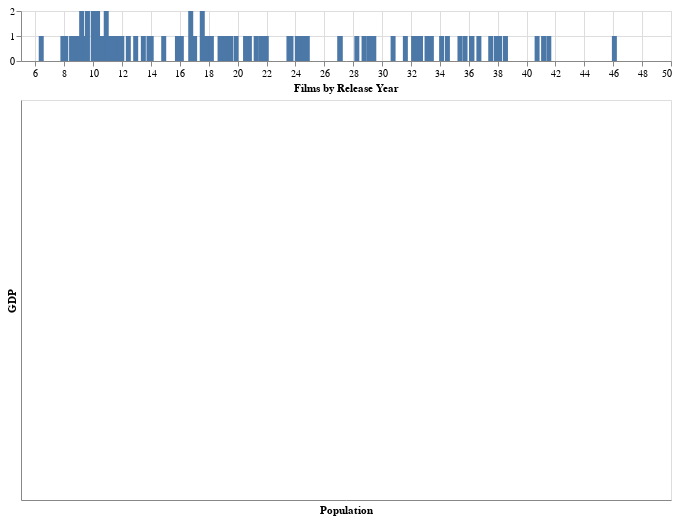

This figure's notebook cell:
### Code cell
brush = alt.selection_interval(
    encodings=['x'] # limit selection to x-axis (year) values
)

# dynamic query histogram
birth_rate = alt.Chart(data).mark_bar().add_params(
    brush
).encode(
    alt.X('Birth Rate:Q', title='Films by Release Year'),
    alt.Y('count():Q', title=None)
).properties(
    width=650,
    height=50
)

# scatter plot, modify opacity based on selection
countries = alt.Chart(data).mark_circle().encode(
    x='Population:Q',
    y='GDP:Q',
    tooltip='Country:N',
    opacity=alt.condition(brush, alt.value(0.75), alt.value(0.05))
).properties(
    width=650,
    height=400
)

alt.vconcat(birth_rate, countries).properties(spacing=5)
